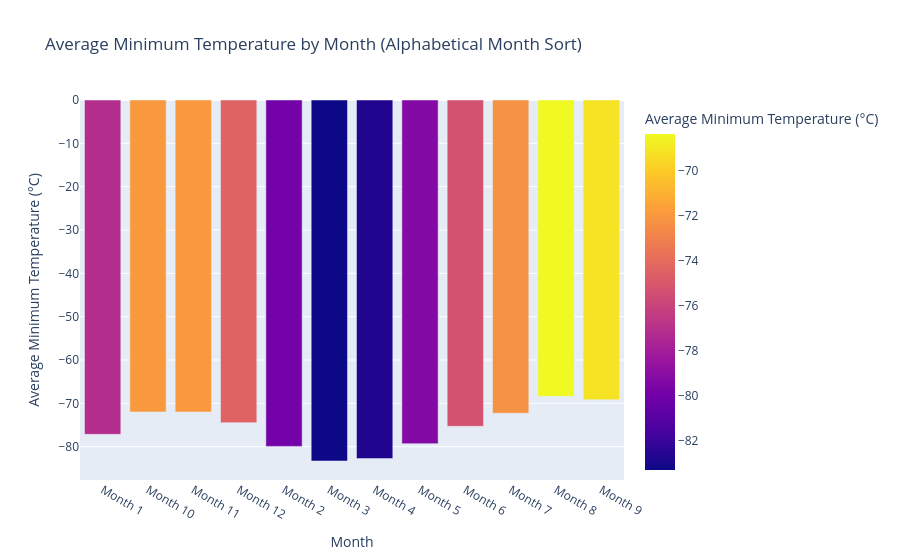

Notebook cell for this chart:
### Markdown cell above
**2B.** Using your grouped results above to plot a bar chart of the average minimum temperature by month.

### Code cell
# Bar chart of the average min_temp by month
import plotly.express as px
fig_min_temp_bar = px.bar(avg_min_temp_by_month.sort_values('month'), # Sorting by 'month' string will be alphabetical
                          x='month',
                          y='min_temp',
                          title='Average Minimum Temperature by Month (Alphabetical Month Sort)',
                          labels={'month': 'Month', 'min_temp': 'Average Minimum Temperature (°C)'},
                          color='min_temp', # Color bars based on temperature
                          color_continuous_scale=px.colors.sequential.Plasma) # Choose a color scale
fig_min_temp_bar.update_layout(xaxis_title_text='Month', yaxis_title_text='Average Minimum Temperature (°C)')
fig_min_temp_bar.write_html('avg_min_temp_by_month_bar_chart_alphabetical.html')
fig_min_temp_bar.show()

### Figure 1 — Plotly figure (JSON) as saved in the notebook; plotly's stock layout.template omitted (floating-point values rounded to 4 significant figures)
{"data": [{"alignmentgroup": "True", "hovertemplate": "Month=%{x}<br>Average Minimum Temperature (°C)=%{marker.color}<extra></extra>", "legendgroup": "", "marker": {"color": [-77.16, -71.98, -71.99, -74.45, -79.93, -83.31, -82.75, -79.31, -75.3, -72.28, -68.38, -69.17], "coloraxis": "coloraxis", "pattern": {"shape": ""}}, "name": "", "offsetgroup": "", "orientation": "v", "showlegend": false, "textposition": "auto", "type": "bar", "x": ["Month 1", "Month 10", "Month 11", "Month 12", "Month 2", "Month 3", "Month 4", "Month 5", "Month 6", "Month 7", "Month 8", "Month 9"], "xaxis": "x", "y": [-77.16, -71.98, -71.99, -74.45, -79.93, -83.31, -82.75, -79.31, -75.3, -72.28, -68.38, -69.17], "yaxis": "y"}], "layout": {"autosize": true, "barmode": "relative", "coloraxis": {"colorbar": {"title": {"text": "Average Minimum Temperature (°C)"}}, "colorscale": [[0, "#0d0887"], [0.1111, "#46039f"], [0.2222, "#7201a8"], [0.3333, "#9c179e"], [0.4444, "#bd3786"], [0.5556, "#d8576b"], [0.6667, "#ed7953"], [0.7778, "#fb9f3a"], [0.8889, "#fdca26"], [1, "#f0f921"]]}, "legend": {"tracegroupgap": 0}, "title": {"text": "Average Minimum Temperature by Month (Alphabetical Month Sort)"}, "xaxis": {"anchor": "y", "autorange": true, "domain": [0, 1], "range": [-0.5, 11.5], "title": {"text": "Month"}, "type": "category"}, "yaxis": {"anchor": "x", "autorange": true, "domain": [0, 1], "range": [-87.69, 0], "title": {"text": "Average Minimum Temperature (°C)"}, "type": "linear"}}}
